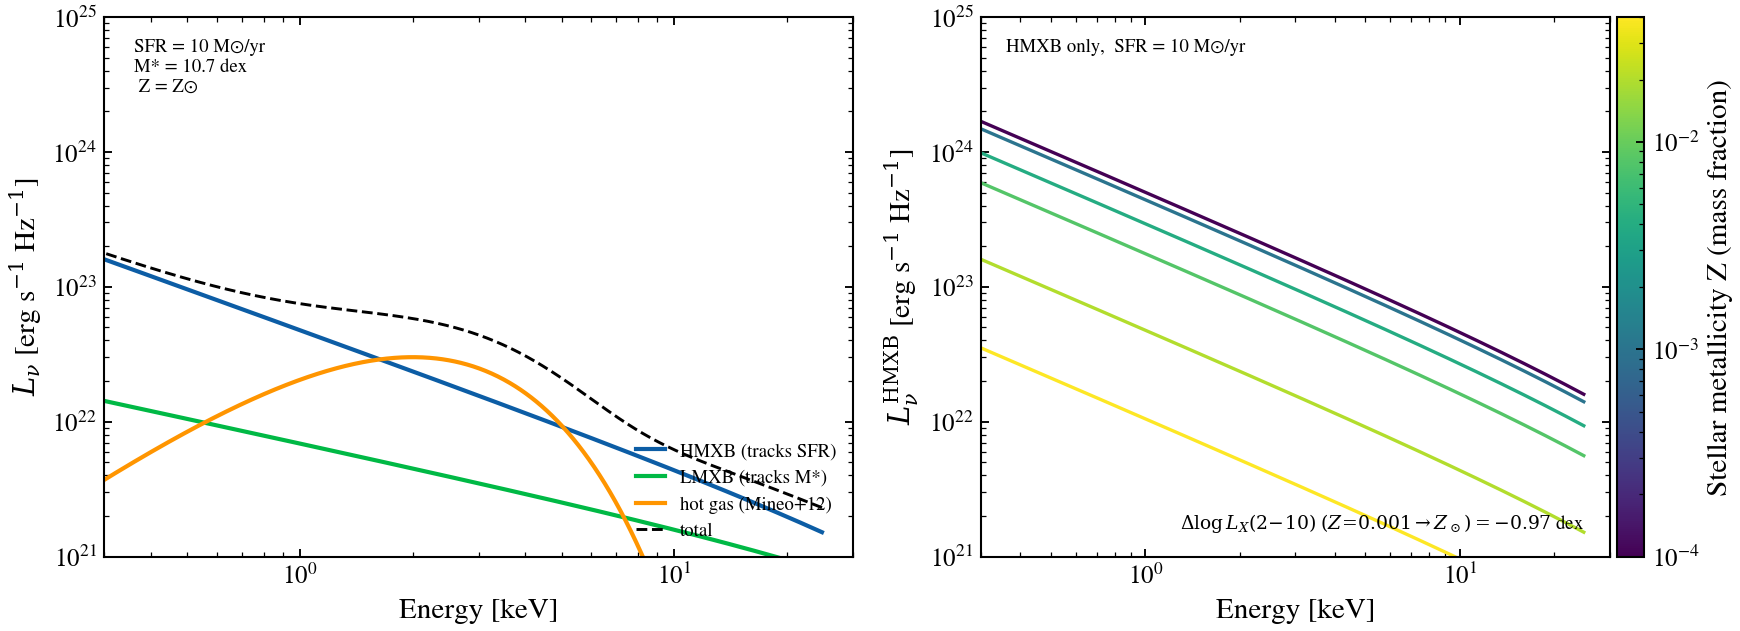

The script that saved this image:
"""
Star-forming X-ray budget: metallicity-dependent HMXBs + diffuse hot gas
========================================================================

A star-forming galaxy's diffuse X-ray budget below ~ 10 keV has three
ingredients: high-mass X-ray binaries (HMXB) tracking the *current* SFR,
low-mass X-ray binaries (LMXB) tracking the *integrated* stellar mass,
and a thermal soft-X-ray plume from hot ISM/CGM. The metallicity
dependence of HMXBs is the dominant systematic at z > 3 — sub-solar
stellar populations form more massive black holes per unit SFR, raising
``L_X / SFR`` by up to ~ 0.5 dex at ``Z = 0.001`` (Fragos+13, Lehmer+19).

This sweep mirrors the CIGALE ``yang20`` decomposition adopted in
Yang+22 and Matsumoto+26 — the spectral budget you should expect from
a typical SFR ~ 10 M☉/yr starburst, separated by component and swept
through the metallicity range where high-z galaxies live.

References
----------
- Lehmer, B. D. et al. 2019, ApJ, 883, 109. HMXB metallicity quartic.
- Lehmer, B. D. et al. 2014, ApJ, 789, 52. LMXB age quartic.
- Mineo, S. et al. 2012, MNRAS, 426, 1870. Hot-gas SFR scaling.
- Yang, G. et al. 2022, ApJ, 927, 192. CIGALE ``yang20`` X-ray module.
"""

import warnings

import jax.numpy as jnp
import matplotlib as mpl
import matplotlib.pyplot as plt
import numpy as np

from tengri.analysis.plotting import setup_style
from tengri.xray import xray_hotgas, xray_xrb

setup_style()
warnings.filterwarnings("ignore", message=".*BakedInBackend.*")

# ------------------------------------------------------------------- grid
wave = jnp.logspace(np.log10(0.5), np.log10(124.0), 1024)  # 0.1 – 25 keV
E_keV = 12.398 / np.asarray(wave)

SFR = 10.0  # M☉/yr — modest starburst
MSTAR = 5e10  # M☉    — like the Milky Way

# ------------------------------------------------------------------- panels
fig, axes = plt.subplots(1, 2, figsize=(12, 4.5))

# (a) Three-component decomposition at Z = Z_sun
ax = axes[0]
hmxb = xray_xrb(wave, sfr=SFR, stellar_mass=0.0, metallicity_z=0.02)
lmxb = xray_xrb(wave, sfr=0.0, stellar_mass=MSTAR, stellar_age_gyr=8.0)
hot = xray_hotgas(wave, sfr=SFR)

ax.loglog(E_keV, np.asarray(hmxb), color="C0", lw=2.0, label="HMXB (tracks SFR)")
ax.loglog(E_keV, np.asarray(lmxb), color="C1", lw=2.0, label="LMXB (tracks M*)")
ax.loglog(E_keV, np.asarray(hot), color="C2", lw=2.0, label="hot gas (Mineo+12)")
ax.loglog(E_keV, np.asarray(hmxb + lmxb + hot), color="k", lw=1.4, ls="--", label="total")

ax.set_xlim(0.3, 30)
ax.set_ylim(1e21, 1e25)
ax.set_xlabel("Energy [keV]")
ax.set_ylabel(r"$L_\nu$ [erg s$^{-1}$ Hz$^{-1}$]")
ax.text(
    0.04,
    0.96,
    f"SFR = {SFR:.0f} M⊙/yr\nM* = {np.log10(MSTAR):.1f} dex\n Z = Z⊙",
    transform=ax.transAxes,
    va="top",
    ha="left",
    fontsize=9,
)
ax.legend(fontsize=9, frameon=False, loc="lower right")

# (b) HMXB metallicity sequence — the new physics
ax = axes[1]
Z_grid = np.array([0.0001, 0.001, 0.004, 0.008, 0.02, 0.04])
cmap = plt.get_cmap("viridis")
norm = mpl.colors.LogNorm(vmin=Z_grid.min(), vmax=Z_grid.max())


# 2-10 keV band integral for each Z
def band_int(L_nu, e_lo, e_hi):
    mask = (E_keV >= e_lo) & (E_keV <= e_hi)
    nu = (E_keV[mask] / 12.398) * 2.998e18
    order = np.argsort(nu)
    return float(np.trapezoid(np.asarray(L_nu)[mask][order], nu[order]))


for Z in Z_grid:
    L = xray_xrb(wave, sfr=SFR, stellar_mass=0.0, metallicity_z=Z)
    ax.loglog(E_keV, np.asarray(L), color=cmap(norm(Z)), lw=1.6)

ax.set_xlim(0.3, 30)
ax.set_ylim(1e21, 1e25)
ax.set_xlabel("Energy [keV]")
ax.set_ylabel(r"$L_\nu^{\rm HMXB}$ [erg s$^{-1}$ Hz$^{-1}$]")
ax.text(
    0.04,
    0.96,
    "HMXB only,  SFR = 10 M⊙/yr",
    transform=ax.transAxes,
    va="top",
    ha="left",
    fontsize=9,
)
cbar = fig.colorbar(plt.cm.ScalarMappable(norm=norm, cmap=cmap), ax=ax, pad=0.01)
cbar.set_label("Stellar metallicity Z (mass fraction)")

# Annotate the Fragos+13 / Lehmer+19 dex enhancement
L_subsol = band_int(xray_xrb(wave, sfr=SFR, stellar_mass=0.0, metallicity_z=0.001), 2, 10)
L_sun = band_int(xray_xrb(wave, sfr=SFR, stellar_mass=0.0, metallicity_z=0.02), 2, 10)
ax.text(
    0.96,
    0.04,
    rf"$\Delta \log L_X(2\!-\!10)$"
    rf" $(Z\!=\!0.001 \to Z_\odot) = {np.log10(L_sun / L_subsol):+.2f}$ dex",
    transform=ax.transAxes,
    va="bottom",
    ha="right",
    fontsize=9,
)

fig.tight_layout()
plt.savefig("plot_xray_metallicity_hotgas.png", dpi=150, bbox_inches="tight")
